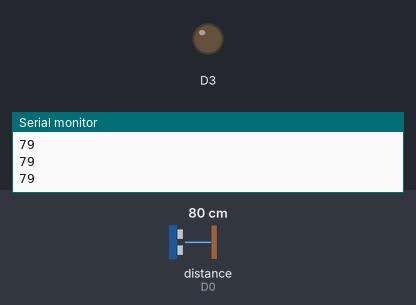
The sketch below on a simulated ESP8266 (NodeMCU). Shown: output pins drawn as LEDs (lit = HIGH), the last lines printed to the serial monitor. Wiring (inferred from the names in the program): ultrasonic range finder: trigger D1; echo D0. The inputs (shaded band) are chosen by the test bench; at power-on: distance to the obstacle (sensor on D0) 80 cm. The echo pulse lasts 58.3 µs per cm; pins used as bus, display or sensor lines are not drawn.

Above: at 1.2 s.
1.3 s: distance to the obstacle (sensor on D0) set to 2 cm
At 2.0 s:
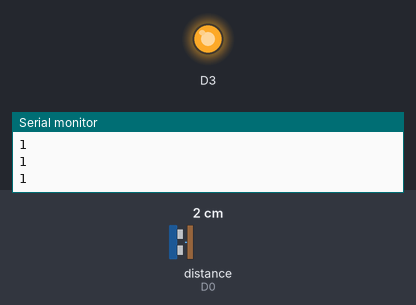
2.8 s: distance to the obstacle (sensor on D0) set to 18 cm
At 4.1 s:
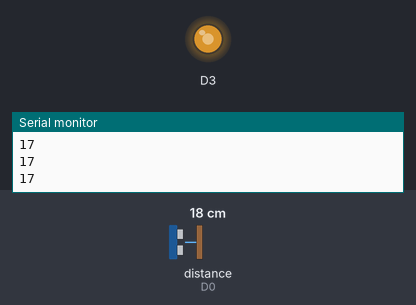
4.4 s: distance to the obstacle (sensor on D0) set to 35 cm
At 5.5 s:
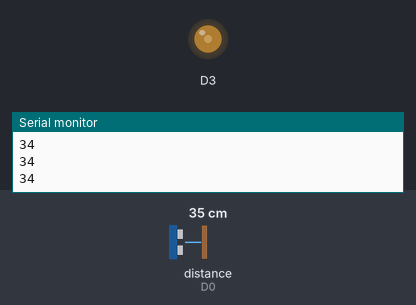
Timing chart, 0 to 7.4 s (numbered marks = the images above; inputs shaded):
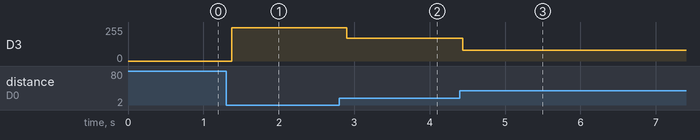

Measured:
- after the input at 1.3 s, D3: 0/255 → 251/255 after 0.08 s
- after the input at 2.8 s, D3: 251/255 → 169/255 after 0.10 s
- after the input at 4.4 s, D3: 169/255 → 81/255 at once

The sketch:

PnC_Task_2_Ultrasonic.ino
```cpp
const int trigPin=D1;
const int echoPin=D0;

void setup() {
  pinMode(trigPin, OUTPUT);
  pinMode(echoPin, INPUT);
  Serial.begin (9600);
}

int ultra()
{
  int distance;
  long duration;
  digitalWrite(trigPin, LOW);
  delayMicroseconds(2);

  digitalWrite(trigPin, HIGH);
  delayMicroseconds(10);
  digitalWrite(trigPin, LOW);

  duration=pulseIn(echoPin, HIGH);

  distance = duration*0.034/2;

  return(distance);
}
uint32_t last = millis();
void loop()
{
  if(millis() - last >100){
    int dis = ultra();
    int val = constrain(dis,0,50) ;
    int out = map(val, 0, 50, 256 , -1);
    constrain(out, 0, 255);
    analogWrite(D3, out);
    Serial.println(dis);
    last = millis();
  }
}
```
